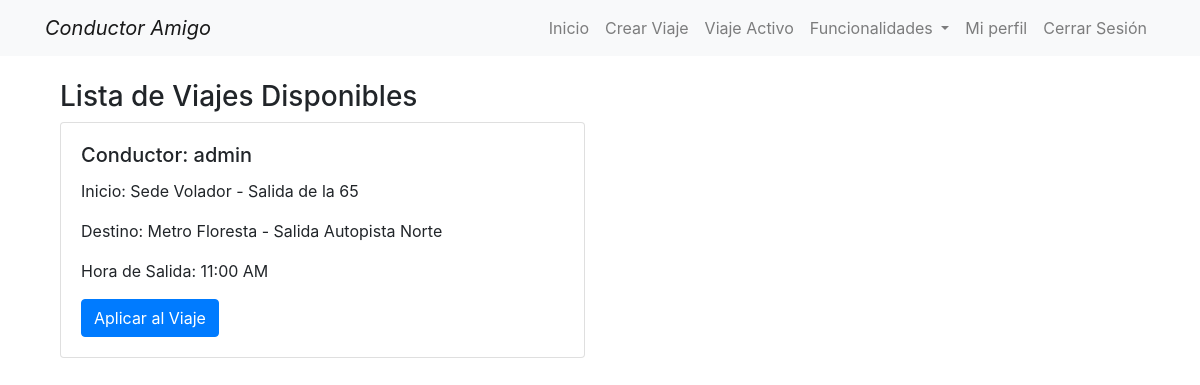
/viajes/lista_viajes/ (signed in), run on an earlier commit of the app's database.
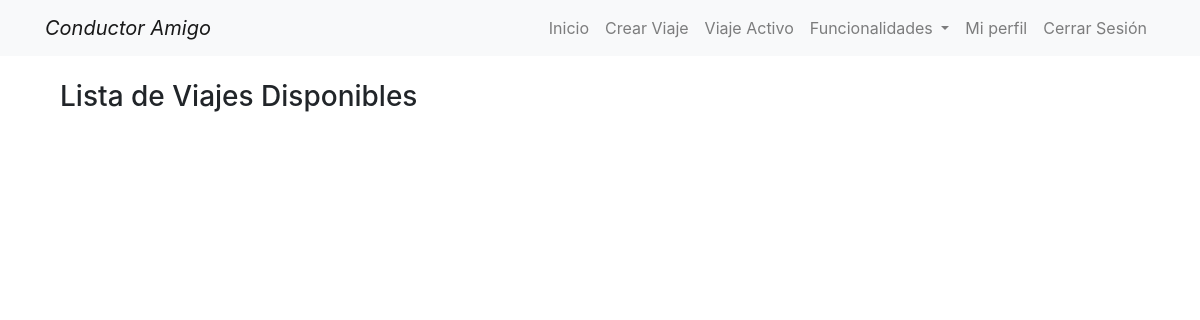
And on a later commit of the database.
### usuarios/models.py (models this page shows, shortened)
class Usuario(AbstractBaseUser):
    username = models.CharField('Nombre de usuario',
                                unique=True,
                                max_length=100)
    nombres = models.CharField('Nombres',
                               max_length=200,
                               blank=True)
    apellidos = models.CharField('Apellidos',
                                 max_length=200,
                                 blank=True)
    nacimiento = models.DateField('Fecha de Nacimiento')
    email = models.EmailField('Correo Electrónico',
                              max_length=254,
                              unique=True,
                              null=False)
    direccion = models.CharField('Dirección', max_length=200, blank=True)
    usuario_administrador = models.BooleanField(default=False)
    foto_usuario = models.ImageField('Foto de Usuario',
                                     upload_to='perfil/',
                                     blank=True)
    foto_carnet = models.ImageField('Foto de Carnet',
                                    upload_to='carnet/',
                                    blank=True)
    foto_licencia_conducir = models.ImageField('Foto de Licencia de Conducir',
                                               upload_to='licencia/',
                                               blank=True)
    rol = models.ForeignKey("usuarios.Role",
                            verbose_name=("Rol"),
                            on_delete=models.CASCADE,
                            default=1)
    is_superuser = models.BooleanField(default=False)
    privacidad = models.BooleanField('Acepta políticas de privacidad',
                                     default=False)
    INCAPACIDAD_CHOICES = [
        ('ninguna', 'Ninguna'),
        ('silla_de_ruedas', 'Silla de ruedas'),
        ('muletas', 'Muletas'),
        ('vision_reducida', 'Visión reducida'),
    ]
    incapacidad = models.CharField(
        'Incapacidad',
        max_length=15,
        choices=INCAPACIDAD_CHOICES,
        default='ninguna'  # Valor predeterminado: Ninguna
    )
    bibliografia = models.TextField(
        'Bibliografía',
        blank=True
        )
    calificacion = models.DecimalField(
        'Calificación',
        default=5,
        max_digits=3,
        decimal_places=1,
        validators=[
            MinValueValidator(1),
            MaxValueValidator(5)
            ]
        )
    USERNAME_FIELD = 'username'
    objects = UsuarioManager()
    REQUIRED_FIELDS = ['email', 'nombres', 'apellidos', 'privacidad']
    @property
    def is_staff(self):
        """
        Verifica si el usuario es miembro del personal.

        Returns:
            bool: True si el usuario es miembro del personal, False en caso contrario.
        """
        return self.usuario_administrador
    promedio_manejo = models.FloatField(default=0)
    promedio_higiene = models.FloatField(default=0)
    promedio_charla = models.FloatField(default=0)
    promedio_puntualidad = models.FloatField(default=0)
    promedio_general = models.FloatField(default=0)

### viajes/views.py (the view)
# urls.py: path('lista_viajes/', views.lista_viajes, name='lista_viajes'),
@login_required
def lista_viajes(request):
    viajes_activos = Viaje.objects.filter(
        Q(condicion='Activo')
    ).order_by('fecha_inicio')
    usuario_pre = Usuario.objects.get(username=request.user.username)
    viajes_activos_en_curso = Viaje.objects.filter(pasajeros=usuario_pre, condicion__in=('Activo', 'En curso'))
    if viajes_activos_en_curso.exists():
        messages.error(request,"Ya tienes un viaje activo!")
        return redirect('viaje')
    destinos_equivalentes = dict(ENDING_PLACE_CHOICES)
    puntos_partida_equivalentes = dict(STARTING_PLACE_CHOICES)
    viajes = [
        {
            'conductor': viaje.conductor.username,
            'inicio': puntos_partida_equivalentes.get(ast.literal_eval(viaje.inicio), viaje.inicio),
            'destino': destinos_equivalentes.get(ast.literal_eval(viaje.destino), viaje.destino),
            'hora_salida': viaje.fecha_inicio.strftime('%I:%M %p'),
            'id': viaje.id
        }
        for viaje in viajes_activos
    ]
    context = {'viajes': viajes}
    return render(request, 'pasajeros/lista_viajes.html', context)

### viajes/templates/pasajeros/lista_viajes.html (shortened to what this page needs)
{% extends 'layouts/layout.html' %}
{% block content %}
<div class="container">
    <h3>Lista de Viajes Disponibles</h3>
    <div class="row">
        {% for viaje in viajes %}
        <div class="col-md-6">
            <div class="card mb-4">
                <div class="card-body">
                    <h5 class="card-title">Conductor: {{ viaje.conductor }}</h5>
                    <p class="card-text">Inicio: {{ viaje.inicio }}</p>
                    <p class="card-text">Destino: {{ viaje.destino }}</p>
                    <p class="card-text">Hora de Salida: {{ viaje.hora_salida }}</p>
                    <a href="{% url 'detalle_viaje' viaje.id %}" class="btn btn-primary">Aplicar al Viaje</a>
                </div>
            </div>
        </div>
        {% endfor %}
    </div>
</div>
{% endblock %}

What changed in the data, as far as the page shows it:
no longer on this page (row edited): Usuario: conductor "admin"
Also different on the page:
list line gone: "Conductor: Inicio: Sede Volador - Salida de la 65 Destino: Metro Floresta - Salida Autopista Norte Hora de Salida: 11:00 AM Aplicar al Viaje"
